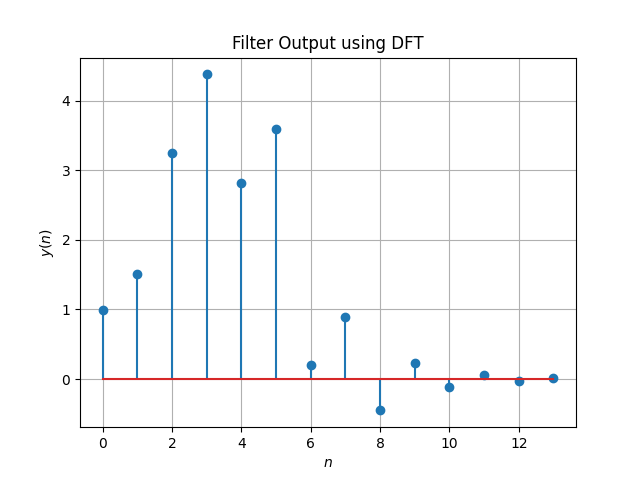

This chart was generated by the following Python code:
import numpy as np
import matplotlib.pyplot as plt

N = 14
n = np.arange(N)
fn=(-1/2)**n
hn1=np.pad(fn, (0,2), 'constant', constant_values=(0))
hn2=np.pad(fn, (2,0), 'constant', constant_values=(0))
h = hn1+hn2

xtemp=np.array([1.0,2.0,3.0,4.0,2.0,1.0])
x=np.pad(xtemp, (0,8), 'constant', constant_values=(0))

X = np.zeros(N) + 1j*np.zeros(N)
for k in range(0,N):
	for n in range(0,N):
		X[k]+=x[n]*np.exp(-1j*2*np.pi*n*k/N)
H = np.zeros(N) + 1j*np.zeros(N)
for k in range(0,N):
	for n in range(0,N):
		H[k]+=h[n]*np.exp(-1j*2*np.pi*n*k/N)

Y = np.zeros(N) + 1j*np.zeros(N)
for k in range(0,N):
	Y[k] = X[k]*H[k]

y = np.zeros(N) + 1j*np.zeros(N)
for k in range(0,N):
	for n in range(0,N):
		y[k]+=Y[n]*np.exp(1j*2*np.pi*n*k/N)

#print(X)
y = np.real(y)/N
#plots
plt.stem(range(0,N),y)
plt.title('Filter Output using DFT')
plt.xlabel('$n$')
plt.ylabel('$y(n)$')
plt.grid()# minor

plt.savefig('yndft.png')
